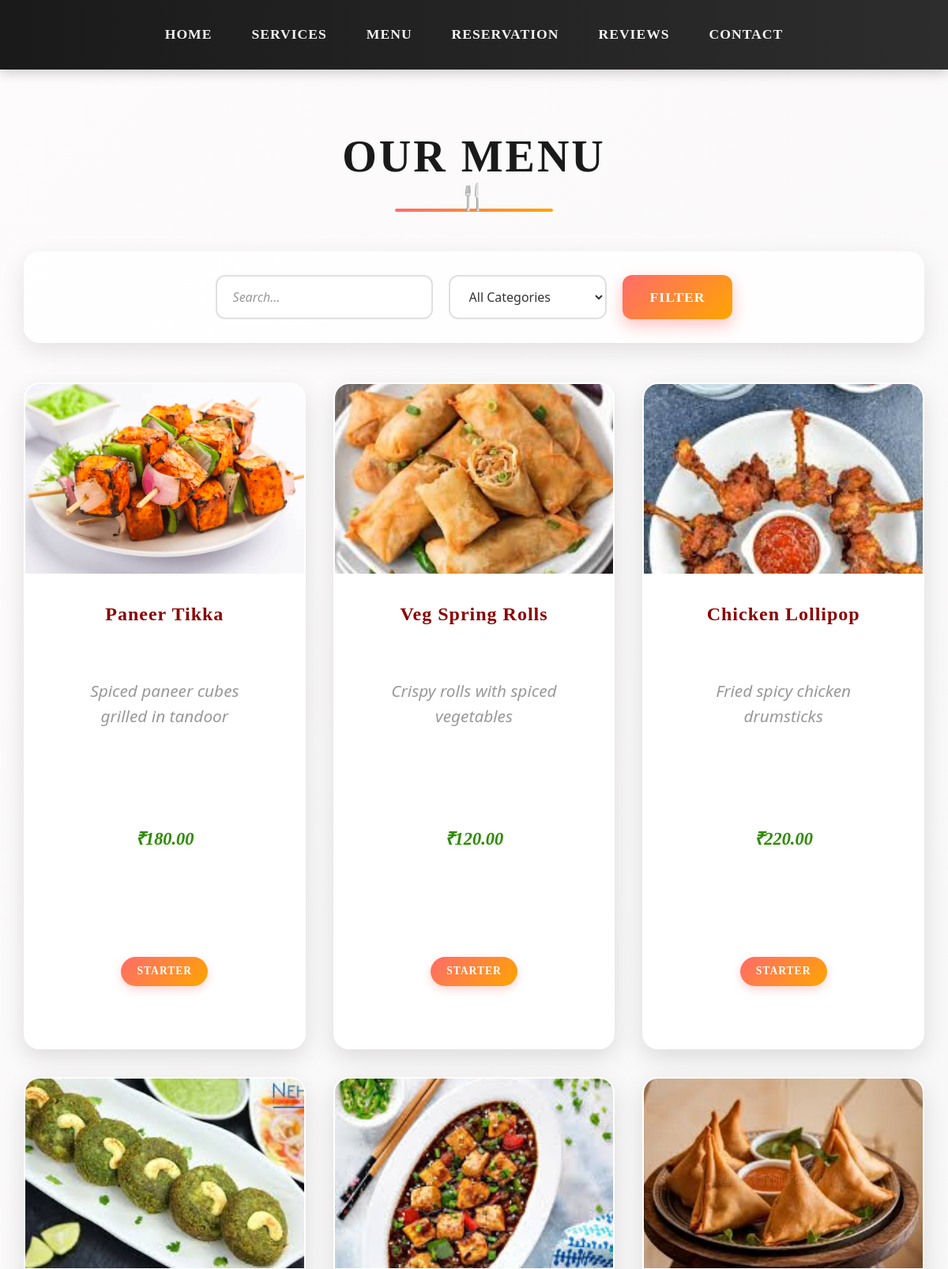
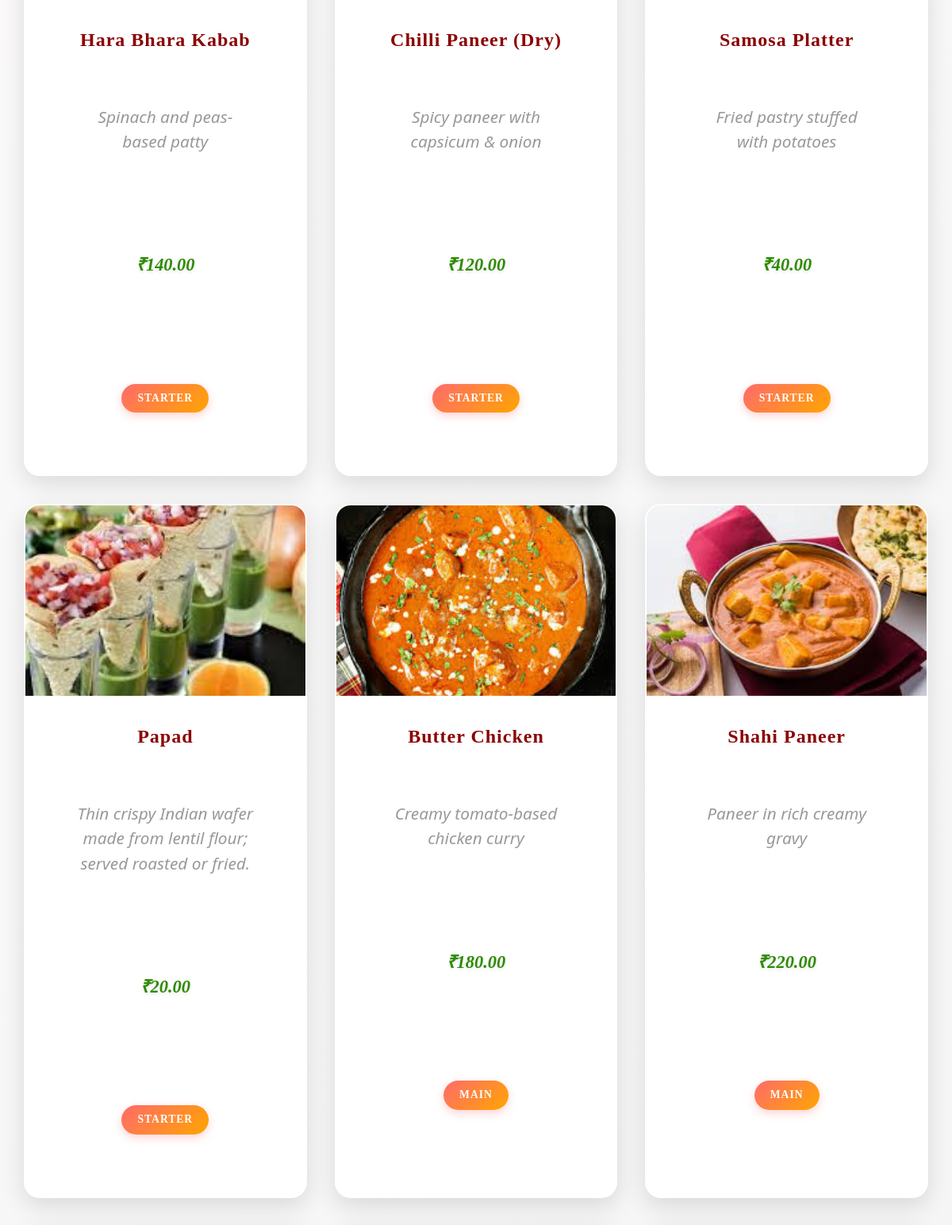
The app's page /menu/ (upper part) with its own data (2 pictures, top to bottom).
### main/models.py (models this page shows, shortened)
class MenuItem(models.Model):
    CATEGORY_CHOICES = [
        ('starter', 'Starter'),
        ('main', 'Main Course'),
        ('dessert', 'Dessert'),
        ('drink', 'Drink'),
    ]
    name = models.CharField(max_length=100)
    description = models.TextField()
    price = models.DecimalField(max_digits=6, decimal_places=2)
    category = models.CharField(max_length=50, choices=CATEGORY_CHOICES)
    image = models.ImageField(upload_to='menu_images/')

### main/views.py (the view)
# urls.py: path('menu/', views.menu, name='menu'),
def menu(request):
    query = request.GET.get('q')
    category = request.GET.get('category')
    items = MenuItem.objects.all()
    if category:
        items = items.filter(category=category)
    if query:
        items = items.filter(name__icontains=query)
    return render(request, 'main/menu.html', {'items': items})

### main/templates/main/menu.html (shortened to what this page needs)
{% extends 'main/base.html' %}
{% load static %}
{% block content %}
<link rel="stylesheet" href="{% static 'main/menu.css' %}">
<div class="menu-container">
<h2>Our Menu</h2>
<form method="get" class="menu-filter-form">
    <input type="text" name="q" placeholder="Search..." value="{{ request.GET.q }}">
    <select name="category">
        <option value="">All Categories</option>
    </select>
    <button type="submit">Filter</button>
</form>
<div class="menu-grid">
    {% for item in items %}
    <div class="menu-item-card">
        <img src="{{ item.image.url }}" alt="{{ item.name }}" >
        <h3>{{ item.name }}</h3>
        <p>{{ item.description }}</p>
        <p><strong>₹{{ item.price }}</strong></p>
        <p><em>{{ item.category }}</em></p>
    </div>
    {% empty %}
    <p>No menu items found.</p>
    {% endfor %}
</div>
</div>
{% endblock %}

### main/static/main/style.css (style rules this page uses)
* { margin: 0; padding: 0; box-sizing: border-box; font-family: 'Playfair Display', 'Georgia', serif; }
body { background: linear-gradient(135deg, #fdfbfb 0%, #ebedee 100%); color: #2c3e50; line-height: 1.8; font-size: 16px; }

### main/static/main/menu.css (style rules this page uses)
.menu-container { padding: 60px 30px; max-width: 1400px; margin: auto; background: linear-gradient(135deg, #fdfbfb 0%, #ebedee 100%); min-height: 100vh; }
.menu-container h2 { text-align: center; color: #1a1a1a; margin-bottom: 50px; font-size: 3.5rem; font-weight: 700; letter-spacing: 3px; text-transform: uppercase; position: relative; display: inline-block; width: 100%; padding-bottom: 20px; }
.menu-container h2::after { content: '🍴'; position: absolute; left: 50%; bottom: -10px; transform: translateX(-50%); font-size: 2rem; }
.menu-container h2::before { content: ''; position: absolute; bottom: 0; left: 50%; transform: translateX(-50%); width: 200px; height: 4px; background: linear-gradient(90deg, #ff6b6b, #ffa500); border-radius: 2px; }
.menu-filter-form { display: flex; flex-wrap: wrap; justify-content: center; gap: 20px; margin-bottom: 50px; padding: 30px; background: rgba(255, 255, 255, 0.9); border-radius: 20px; box-shadow: 0 10px 30px rgba(0, 0, 0, 0.1); }
.menu-filter-form input, .menu-filter-form select { padding: 14px 20px; font-size: 1rem; border-radius: 12px; border: 2px solid #e0e0e0; background: white; color: #333; transition: all 0.3s ease; font-family: 'Segoe UI', sans-serif; min-width: 200px; }
.menu-filter-form input::placeholder { color: #999; font-style: italic; }
.menu-filter-form button { padding: 14px 35px; background: linear-gradient(135deg, #ff6b6b, #ffa500); color: white; border: none; border-radius: 12px; font-size: 1.1rem; font-weight: 600; cursor: pointer; transition: all 0.4s cubic-bezier(0.68, -0.55, 0.265, 1.55); letter-spacing: 1px; text-transform: uppercase; box-shadow: 0 8px 20px rgba(255, 107, 107, 0.4); }
.menu-grid { display: grid; grid-template-columns: repeat(auto-fit, minmax(280px, 1fr)); gap: 35px; animation: fadeIn 0.8s ease; }
.menu-item-card { background: #fff; border-radius: 20px; overflow: hidden; box-shadow: 0 10px 30px rgba(0, 0, 0, 0.12); padding: 0; text-align: center; transition: all 0.5s cubic-bezier(0.68, -0.55, 0.265, 1.55); position: relative; border: 2px solid transparent; }
.menu-item-card::before { content: ''; position: absolute; top: 0; left: 0; right: 0; bottom: 0; background: linear-gradient(135deg, rgba(255, 107, 107, 0.1), rgba(255, 165, 0, 0.1)); opacity: 0; transition: opacity 0.4s ease; z-index: 0; }
.menu-item-card img { width: 100%; height: 240px; object-fit: cover; transition: all 0.6s ease; position: relative; z-index: 1; }
.menu-item-card h3 { margin: 20px 15px 10px; color: #8b0000; font-size: 1.5rem; font-weight: 700; letter-spacing: 1px; position: relative; z-index: 2; }
.menu-item-card p { margin: 8px 15px; font-size: 0.95rem; color: #666; line-height: 1.5; position: relative; z-index: 2; font-family: 'Segoe UI', sans-serif; }
.menu-item-card strong { color: #2d8b00; font-size: 1.4rem; font-weight: 700; display: block; margin: 15px 0; text-shadow: 0 2px 4px rgba(0, 0, 0, 0.1); }
.menu-item-card em { display: inline-block; background: linear-gradient(135deg, #ff6b6b, #ffa500); color: white; padding: 8px 20px; border-radius: 20px; font-style: normal; font-size: 0.85rem; font-weight: 600; margin: 10px 0 20px; letter-spacing: 1px; text-transform: uppercase; box-shadow: 0 4px 12px rgba(255, 107, 107, 0.3); }
.menu-grid p { grid-column: 1 / -1; text-align: center; font-size: 1.3rem; color: #999; padding: 50px; background: rgba(255, 255, 255, 0.8); border-radius: 15px; font-style: italic; }

### records on screen
MenuItem: image (picture), name "Paneer Tikka", description "Spiced paneer cubes grilled in tandoor", price "180.00", category "STARTER"
MenuItem: image (picture), name "Veg Spring Rolls", description "Crispy rolls with spiced vegetables", price "120.00", category "STARTER"
MenuItem: image (picture), name "Chicken Lollipop", description "Fried spicy chicken drumsticks", price "220.00", category "STARTER"
MenuItem: image (picture), name "Hara Bhara Kabab", description "Spinach and peas-based patty", price "140.00", category "STARTER"
MenuItem: image (picture), name "Chilli Paneer (Dry)", description "Spicy paneer with capsicum & onion", price "120.00", category "STARTER"
MenuItem: image (picture), name "Samosa Platter", description "Fried pastry stuffed with potatoes", price "40.00", category "STARTER"
MenuItem: image (picture), name "Papad", description "Thin crispy Indian wafer made from lentil flour; served roasted or fried.", price "20.00", category "STARTER"
MenuItem: image (picture), name "Butter Chicken", description "Creamy tomato-based chicken curry", price "180.00", category "MAIN"
MenuItem: image (picture), name "Shahi Paneer", description "Paneer in rich creamy gravy", price "220.00", category "MAIN"
